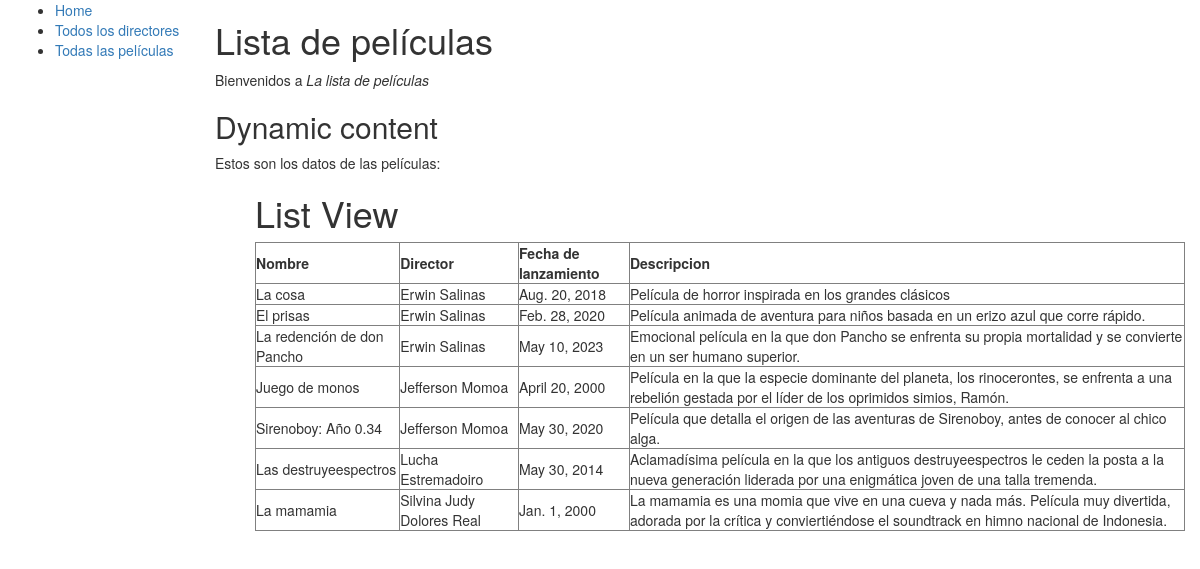
Screenshot of /datos/peliculas/ with the database file from the repository.
### datos/models.py (models this page shows, shortened)
class Pelicula(models.Model):
    name = models.CharField(max_length=128, help_text="Pon el nombre de la película")
    director = models.ForeignKey('Director', on_delete=models.SET_NULL, null=True)
    descripcion = models.TextField(max_length=300, help_text="Ingrese aquí la descripción de la película")
    fecha = models.DateField(max_length=15, help_text="Fecha original de salida de la película")

class Director(models.Model):
    name = models.CharField(max_length=64, help_text="Pon el nombre del director")
    fecha = models.DateField(max_length=15, help_text="Fecha de nacimiento del director")
    genero = models.CharField(max_length=10, help_text="Pon el genero del director")
    lugar = models.CharField(max_length=50, help_text="Inserte el lugar de nacimiento del director")
    def __str__(self):
        return self.name

### datos/views.py (the view)
# urls.py: re_path('peliculas/', views.peliculas, name='peliculas')
def peliculas(request):
    peliculas = Pelicula.objects.all()
    return render (
        request,
        'peliculas.html',
        context={
            'peliculas': peliculas
            }
            )

### datos/templates/peliculas.html
{% extends "base_generic.html" %}
{% block content %}
<h1>Lista de películas</h1>
  <p>Bienvenidos a <em>La lista de películas</em>
<h2>Dynamic content</h2>
  <p>Estos son los datos de las películas:</p>
  <ul>
      <h1 class='list'>List View</h1>
      <table border="1">
        <thead>
            <th>Nombre</th>
            <th>Director</th>
            <th>Fecha de lanzamiento</th>
            <th>Descripcion</th>
        </thead>
      {% for k in peliculas  %}
           <tr>
               <td>{{k.name}}</td>
               <td>{{k.director}}</td>
               <td>{{k.fecha}}</td>
               <td>{{k.descripcion}}</td>
           </tr>
           {% endfor %}
       </table>
  </ul>
{% endblock %}

### datos/templates/base_generic.html (shortened to what this page needs)
<!DOCTYPE html>
<html lang="en">
<head>
  {% load static %}
  <link rel="stylesheet" href="https://maxcdn.bootstrapcdn.com/bootstrap/3.3.7/css/bootstrap.min.css">
  {% load static %}
  <link rel="stylesheet" href="{% static 'css/styles.css' %}">
</head>
<body>
  <div class="container-fluid">
    <div class="row">
      <div class="col-sm-2">
      {% block sidebar %}
      <ul class="sidebar-nav">
          <li><a href="{% url 'index' %}">Home</a></li>
          <li><a href="/datos/directores">Todos los directores</a></li>
          <li><a href="/datos/peliculas">Todas las películas</a></li>
      </ul>
     {% endblock %}
      </div>
      <div class="col-sm-10 ">
      {% block content %}{% endblock %}
      </div>
    </div>
  </div>
</body>
</html>

### rows the page displays
Pelicula: name "La cosa", director "Erwin Salinas", fecha "Aug. 20, 2018", descripcion "Película de horror inspirada en los grandes clásicos"
Pelicula: name "El prisas", director "Erwin Salinas", fecha "Feb. 28, 2020", descripcion "Película animada de aventura para niños basada en un erizo azul que corre rápido."
Pelicula: name "La redención de don Pancho", director "Erwin Salinas", fecha "May 10, 2023", descripcion "Emocional película en la que don Pancho se enfrenta su propia mortalidad y se convierte en un ser humano superior."
Pelicula: name "Juego de monos", director "Jefferson Momoa", fecha "April 20, 2000", descripcion "Película en la que la especie dominante del planeta, los rinocerontes, se enfrenta a una rebelión gestada por el líder de los oprimidos simios, Ramón."
Pelicula: name "Sirenoboy: Año 0.34", director "Jefferson Momoa", fecha "May 30, 2020", descripcion "Película que detalla el origen de las aventuras de Sirenoboy, antes de conocer al chico alga."
Pelicula: name "Las destruyeespectros", director "Lucha Estremadoiro", fecha "May 30, 2014", descripcion "Aclamadísima película en la que los antiguos destruyeespectros le ceden la posta a la nueva generación liderada por una enigmática joven de una talla tremenda."
Pelicula: name "La mamamia", director "Silvina Judy Dolores Real", fecha "Jan. 1, 2000", descripcion "La mamamia es una momia que vive en una cueva y nada más. Película muy divertida, adorada por la crítica y conviertiéndose el soundtrack en himno nacional de Indonesia."
